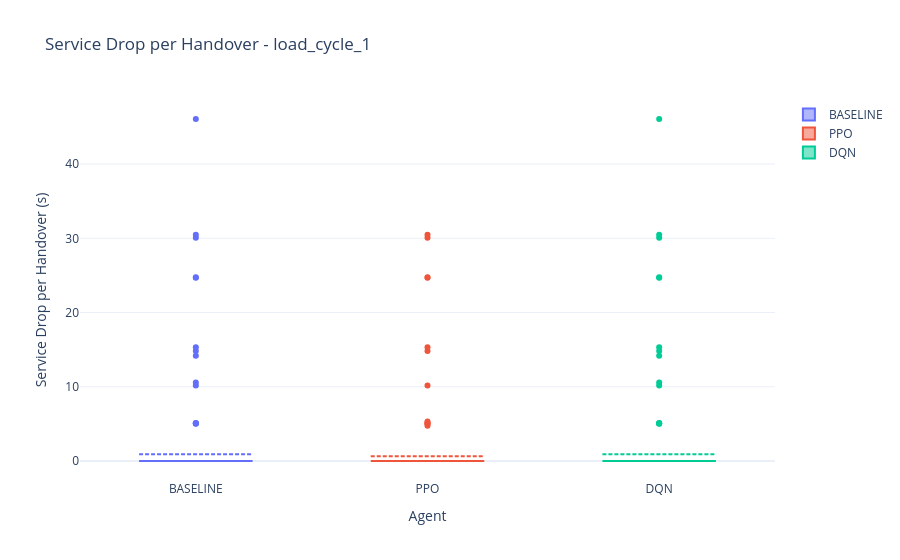

Source (notebook cell):
### Code cell
import os
import pandas as pd
import numpy as np
import plotly.graph_objects as go

scenarios = ["no_scenario", "load_cycle_1", "load_cycle_2", "load_cycle_5", "medium_aircraft", "large_aircraft", "snr_congested"]
agents = ["BASELINE", "PPO", "DQN"]
handover_idx = 6
service_drop_idx = 16

def service_drop_per_handover(obs):
    handovers = obs[:, handover_idx].astype(int)
    drop = obs[:, service_drop_idx]
    handover_steps = np.where(np.diff(handovers) > 0)[0] + 1
    drops = []
    for i, step in enumerate(handover_steps):
        end = handover_steps[i + 1] if i + 1 < len(handover_steps) else len(drop)
        drops.append(drop[step:end].sum())
    return drops

rows = []
for scenario in scenarios:
    for agent in agents:
        path = f"{agent}_observations_{scenario}.csv"
        if not os.path.exists(path):
            continue
        data = pd.read_csv(path).values
        for drop in service_drop_per_handover(data):
            rows.append({
                'scenario': scenario,
                'agent': agent,
                'drop_per_handover_s': drop,
            })

drop_df = pd.DataFrame(rows)
drop_df

for scenario in scenarios:
    subset = drop_df[drop_df['scenario'] == scenario]
    if subset.empty:
        continue
    fig = go.Figure()
    for agent in agents:
        vals = subset[subset['agent'] == agent]['drop_per_handover_s']
        if vals.empty:
            continue
        fig.add_trace(go.Box(y=vals, name=agent, boxmean=True))
    fig.update_layout(
        title=f"Service Drop per Handover - {scenario}",
        yaxis_title='Service Drop per Handover (s)',
        xaxis_title='Agent',
        template='plotly_white'
    )
    fig.show()

### Figure 1 — Plotly figure (JSON) as saved in the notebook; plotly's stock layout.template omitted (floating-point values rounded to 4 significant figures; data arrays with more than 128 entries replaced by an {"elided": "..."} marker saying what was removed)
{"data": [{"boxmean": true, "name": "BASELINE", "type": "box", "y": {"elided": "269 float values"}}, {"boxmean": true, "name": "PPO", "type": "box", "y": {"elided": "269 float values"}}, {"boxmean": true, "name": "DQN", "type": "box", "y": {"elided": "269 float values"}}], "layout": {"title": {"text": "Service Drop per Handover - load_cycle_1"}, "xaxis": {"title": {"text": "Agent"}}, "yaxis": {"title": {"text": "Service Drop per Handover (s)"}}}}
